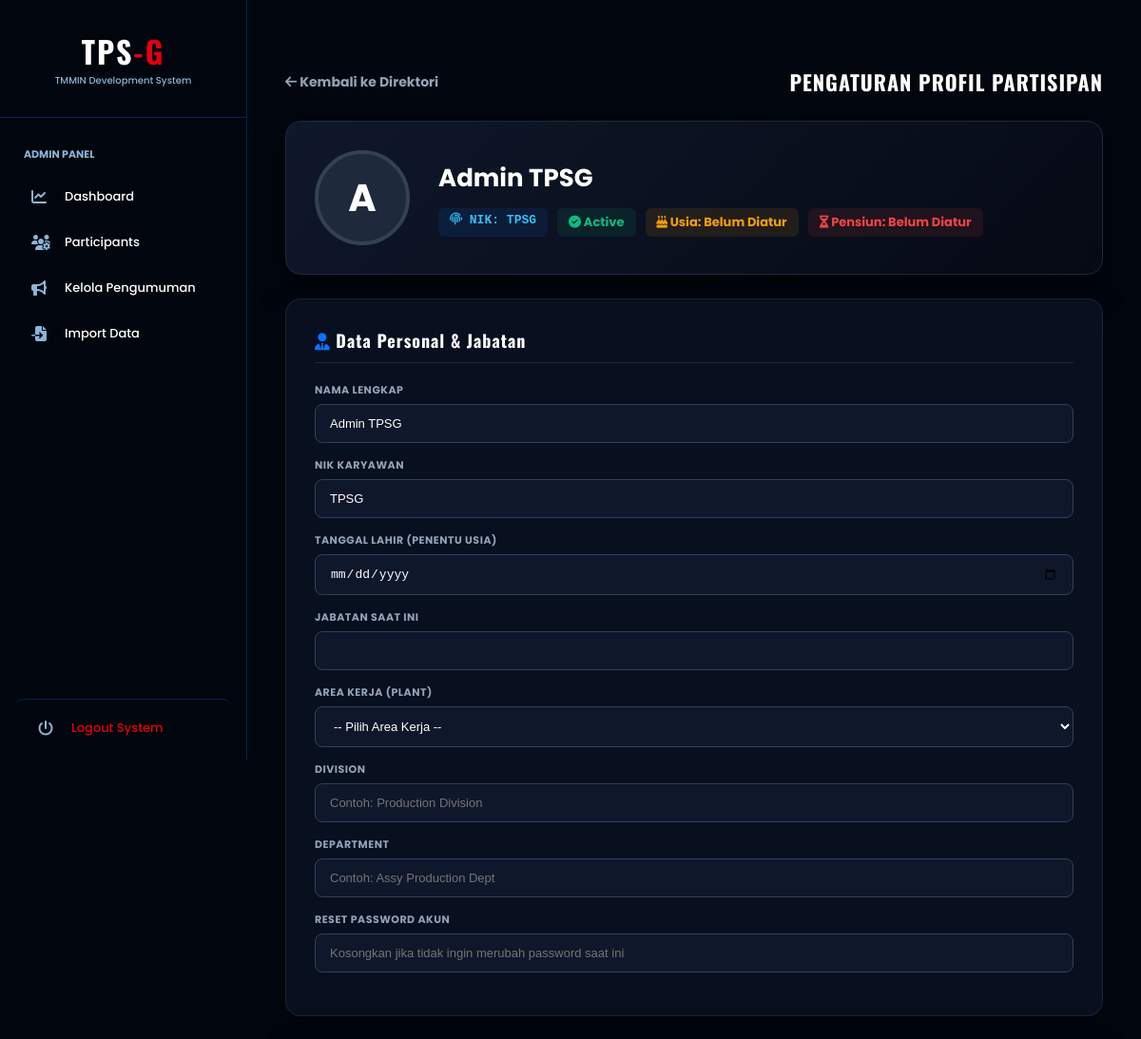
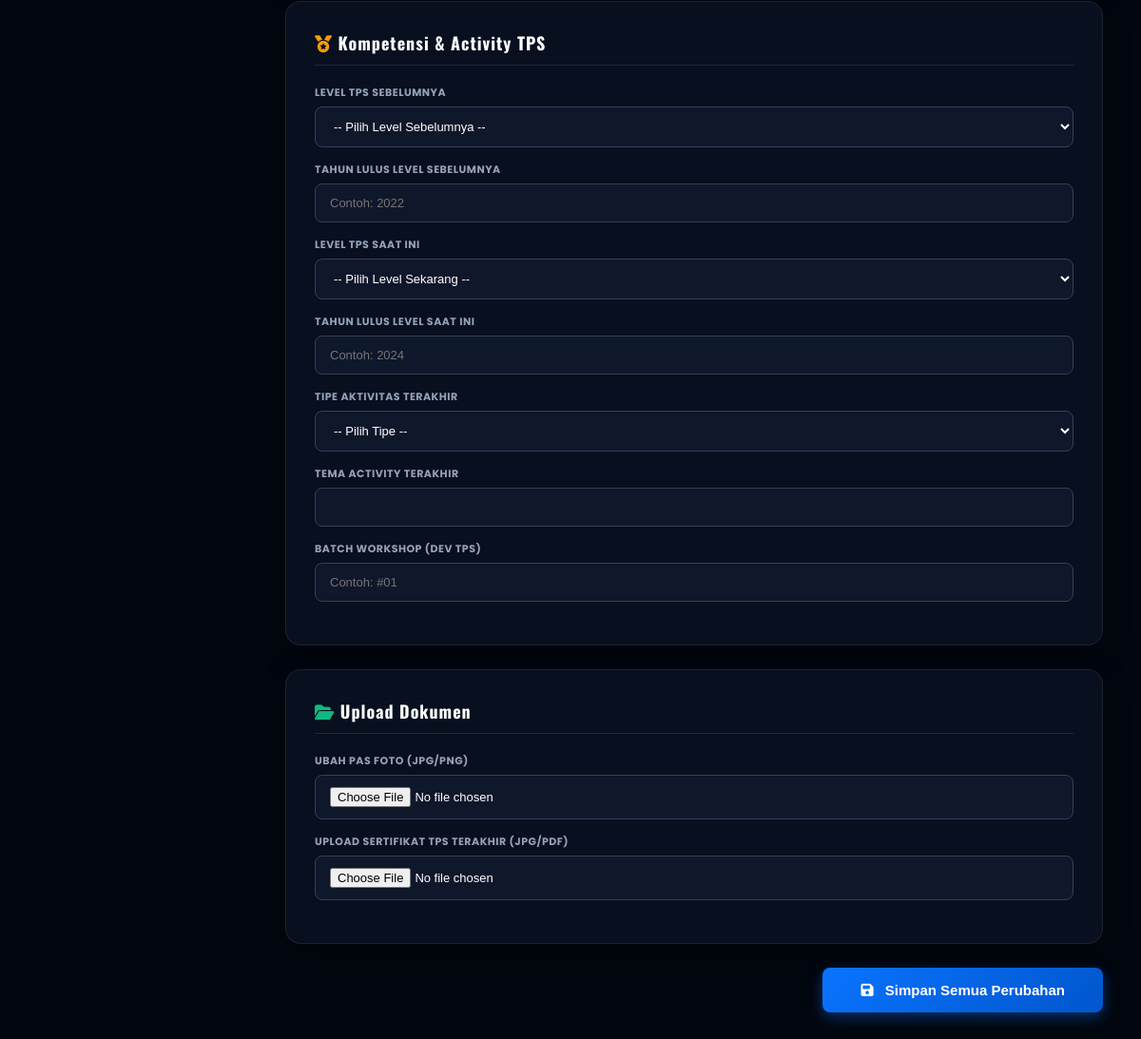
The page /tpsg/employee/1 (signed in) on the database its author committed (2 pictures, top to bottom).
### app/models/employee.py (models this page shows)
class Employee(db.Model):
    __tablename__ = 'employees'
    id = db.Column(db.Integer, primary_key=True)
    name = db.Column(db.String(100), nullable=False)
    username = db.Column(db.String(20), unique=True, nullable=False) # NIK
    birth_date = db.Column(db.Date)
    position = db.Column(db.String(50))
    photo = db.Column(db.String(500), nullable=True)
    certificate = db.Column(db.String(100))
    current_tps_level = db.Column(db.String(50))
    previous_tps_level = db.Column(db.String(50))
    tahun_lulus_terakhir = db.Column(db.String(20), nullable=True)
    tahun_lulus_saat_ini = db.Column(db.String(20), nullable=True)
    last_activity_theme = db.Column(db.String(200))
    last_activity_type = db.Column(db.String(50))
    batch = db.Column(db.String(50), nullable=True)
    registration_year = db.Column(db.Integer, default=lambda: datetime.utcnow().year)
    status = db.Column(db.String(20), default='pending')
    plant_id = db.Column(db.Integer, db.ForeignKey('plants.id'))
    division_id = db.Column(db.Integer, db.ForeignKey('divisions.id'))
    department_id = db.Column(db.Integer, db.ForeignKey('departments.id'))
    workshop_activities = db.relationship('WorkshopActivity', backref='employee_data', lazy=True, cascade="all, delete-orphan")
    workshop_evaluations = db.relationship('WorkshopEvaluation', backref='employee', lazy=True, cascade="all, delete-orphan")

### app/routes/tpsg.py (the view, shortened to what this page needs)
@tpsg.route('/employee/<int:id>', methods=['GET', 'POST'])
@login_required
@tpsg_required
def detail_employee(id):
    employee = Employee.query.get_or_404(id)
    return render_template('tpsg/detail_employee.html', employee=employee, emp=employee)

### app/routes/tpsg.py (called while the page is built)
def tpsg_required(f):
    @wraps(f)
    def decorated_function(*args, **kwargs):
        if not current_user.is_authenticated or current_user.role != 'tpsg':
            flash('Akses ditolak.', 'danger')
            return redirect(url_for('auth.login'))
        return f(*args, **kwargs)
    return decorated_function

### app/templates/tpsg/detail_employee.html (shortened to what this page needs)
{% extends "base.html" %}
{% block content %}
{% set umur_ns = namespace(value=0, pensiun=0) %}
{% if emp.birth_date %}
{% set birth_year = emp.birth_date.year %}
{% set current_year = 2026 %}
{% set umur_ns.value = current_year - birth_year %}
{% set umur_ns.pensiun = birth_year + 55 %}
{% endif %}
<div style="max-width: 1000px; margin: 30px auto;">
    <div style="display: flex; justify-content: space-between; align-items: center; margin-bottom: 25px;">
        <a href="{{ url_for('tpsg.employees') }}"
            style="color: #94a3b8; text-decoration: none; font-size: 14px; font-weight: bold; transition: 0.3s;"><i
                class="fas fa-arrow-left"></i> Kembali ke Direktori</a>
        <h3 style="font-family: 'Oswald', sans-serif; color: #fff; margin: 0; letter-spacing: 1px; font-size: 22px;">
            PENGATURAN PROFIL PARTISIPAN</h3>
    </div>
    <div
        style="background: linear-gradient(135deg, #0f172a 0%, #050a14 100%); padding: 30px; border-radius: 16px; border: 1px solid #1e293b; display: flex; align-items: center; gap: 30px; margin-bottom: 25px; box-shadow: 0 10px 30px rgba(0,0,0,0.5);">
        {% if emp.photo %}
        <img src="{{ emp.photo if emp.photo.startswith('http') else url_for('static', filename='uploads/photos/' + emp.photo) }}"
            style="width: 100px; height: 100px; border-radius: 50%; object-fit: cover; border: 4px solid #0A74FF;">
        {% else %}
        <div
            style="width: 100px; height: 100px; border-radius: 50%; background: #1e293b; display: flex; align-items: center; justify-content: center; font-size: 40px; font-weight: bold; color: #fff; border: 4px solid #334155;">
            {{ emp.name[0] | upper }}</div>
        {% endif %}
        <div>
            <h2 style="color: #fff; margin: 0 0 12px 0; font-size: 26px;">{{ emp.name }}</h2>
            <div style="display: flex; gap: 10px; flex-wrap: wrap;">
                <span
                    style="background: rgba(10, 116, 255, 0.1); color: #38bdf8; padding: 5px 12px; border-radius: 6px; font-family: monospace; font-weight: bold; font-size: 13px;"><i
                        class="fas fa-fingerprint"></i> NIK: {{ emp.username }}</span>
                <span
                    style="background: rgba(16, 185, 129, 0.1); color: #10b981; padding: 5px 12px; border-radius: 6px; font-weight: bold; font-size: 13px;"><i
                        class="fas fa-check-circle"></i> {{ emp.status | capitalize }}</span>
                <span
                    style="background: rgba(245, 158, 11, 0.1); color: #f59e0b; padding: 5px 12px; border-radius: 6px; font-weight: bold; font-size: 13px;">
                    <i class="fas fa-birthday-cake"></i> Usia: {{ umur_ns.value ~ ' Thn' if emp.birth_date else 'Belum
                    Diatur' }}
                </span>
                <span
                    style="background: rgba(239, 68, 68, 0.1); color: #ef4444; padding: 5px 12px; border-radius: 6px; font-weight: bold; font-size: 13px;">
                    <i class="fas fa-hourglass-half"></i> Pensiun: {{ umur_ns.pensiun if emp.birth_date else 'Belum
                    Diatur' }}
                </span>
            </div>
        </div>
    </div>
    <form action="{{ url_for('tpsg.detail_employee', id=emp.id) }}" method="POST" enctype="multipart/form-data">
        <div class="form-section">
            <h4 class="section-title"><i class="fas fa-user-tie" style="color: #0A74FF;"></i> Data Personal & Jabatan
            </h4>
            <div class="row">
                <div class="col-md-6">
                    <label class="form-label">Nama Lengkap</label>
                    <input type="text" name="name" class="form-control" value="{{ emp.name }}" required>
                </div>
                <div class="col-md-6">
                    <label class="form-label">NIK Karyawan</label>
                    <input type="text" name="username" class="form-control" value="{{ emp.username }}" required>
                </div>
                <div class="col-md-4">
                    <label class="form-label">Tanggal Lahir (Penentu Usia)</label>
                    <input type="date" name="birth_date" class="form-control"
                        value="{{ emp.birth_date.strftime('%Y-%m-%d') if emp.birth_date else '' }}">
                </div>
                <div class="col-md-4">
                    <label class="form-label">Jabatan Saat Ini</label>
                    <input type="text" name="position" class="form-control"
                        value="{{ emp.position if emp.position else '' }}">
                </div>
                <div class="col-md-4">
                    <label class="form-label">Area Kerja (Plant)</label>
                    <select name="plant" class="form-select">
                        <option value="" {% if not emp.plant %}selected{% endif %}>-- Pilih Area Kerja --</option>
                        {% set areas = ['Sunter 1', 'Sunter 2', 'Karawang 1', 'Karawang 2', 'Karawang 3', 'HO (Head
                        Office)'] %}
                    </select>
                </div>
                <div class="col-md-6">
                    <label class="form-label">Division</label>
                    <input type="text" name="division" class="form-control"
                        value="{{ emp.division.name if emp.division else '' }}"
                        placeholder="Contoh: Production Division">
                </div>
                <div class="col-md-6">
                    <label class="form-label">Department</label>
                    <input type="text" name="department" class="form-control"
                        value="{{ emp.department.name if emp.department else '' }}"
                        placeholder="Contoh: Assy Production Dept">
                </div>
                <div class="col-md-12">
                    <label class="form-label">Reset Password Akun</label>
                    <input type="password" name="password" class="form-control"
                        placeholder="Kosongkan jika tidak ingin merubah password saat ini">
                </div>
            </div>
        </div>
        <div class="form-section">
            <h4 class="section-title"><i class="fas fa-medal" style="color: #f59e0b;"></i> Kompetensi & Activity TPS
            </h4>
            <div class="row">
                {% set tps_levels = ['TPS BASIC', 'TPS SW', 'TPS STEP UP', 'TPS ADVANCE', 'TPS KEY PERSON 3', 'TPS KEY
                PERSON 4', 'Belum Ada'] %}
                <div class="col-md-6">
                    <label class="form-label">Level TPS Sebelumnya</label>
                    <select name="previous_tps_level" class="form-select">
                        <option value="">-- Pilih Level Sebelumnya --</option>
                    </select>
                </div>
                <div class="col-md-6">
                    <label class="form-label">Tahun Lulus Level Sebelumnya</label>
                    <input type="text" name="tahun_lulus_terakhir" class="form-control"
                        value="{{ emp.tahun_lulus_terakhir if emp.tahun_lulus_terakhir else '' }}"
                        placeholder="Contoh: 2022">
                </div>
                <div class="col-md-6">
                    <label class="form-label">Level TPS Saat Ini</label>
                    <select name="current_tps_level" class="form-select">
                        <option value="">-- Pilih Level Sekarang --</option>
                    </select>
                </div>
                <div class="col-md-6">
                    <label class="form-label">Tahun Lulus Level Saat Ini</label>
                    <input type="text" name="tahun_lulus_saat_ini" class="form-control"
                        value="{{ emp.tahun_lulus_saat_ini if emp.tahun_lulus_saat_ini else '' }}"
                        placeholder="Contoh: 2024">
                </div>
                <div class="col-md-4">
                    <label class="form-label">Tipe Aktivitas Terakhir</label>
                    <select name="last_activity_type" class="form-select">
                        <option value="">-- Pilih Tipe --</option>
                        {% set act_types = ['Kaizen', 'Jishuken', 'Problem Solving', 'QCC', 'Belum Ada'] %}
                    </select>
                </div>
                <div class="col-md-4">
                    <label class="form-label">Tema Activity Terakhir</label>
                    <input type="text" name="last_activity_theme" class="form-control"
                        value="{{ emp.last_activity_theme if emp.last_activity_theme else '' }}">
                </div>
                <div class="col-md-4">
                    <label class="form-label">Batch Workshop (Dev TPS)</label>
                    <input type="text" name="batch" class="form-control" value="{{ emp.batch if emp.batch else '' }}"
                        placeholder="Contoh: #01">
                </div>
            </div>
        </div>
        <div class="form-section">
            <h4 class="section-title"><i class="fas fa-folder-open" style="color: #10b981;"></i> Upload Dokumen</h4>
            <div class="row">
                <div class="col-md-6">
                    <label class="form-label">Ubah Pas Foto (JPG/PNG)</label>
                    <input type="file" name="photo" class="form-control" accept=".jpg, .jpeg, .png">
                </div>
                <div class="col-md-6">
                    <label class="form-label">Upload Sertifikat TPS Terakhir (JPG/PDF)</label>
                    <input type="file" name="certificate" class="form-control" accept=".jpg, .jpeg, .png, .pdf">
                </div>
            </div>
        </div>
        <div style="text-align: right; margin-bottom: 50px;">
            <button type="submit"
                style="padding: 15px 40px; background: linear-gradient(135deg, #0A74FF 0%, #0056CC 100%); color: #fff; border: none; border-radius: 8px; font-weight: bold; cursor: pointer; font-size: 15px; box-shadow: 0 5px 15px rgba(10, 116, 255, 0.4); transition: 0.3s;">
                <i class="fas fa-save" style="margin-right: 8px;"></i> Simpan Semua Perubahan
            </button>
        </div>
    </form>
</div>
{% endblock %}

### app/templates/base.html (style rules this page uses)
:root { --color-dark: #02060E; --color-blue: #0356C5; --bg-deep-navy: var(--color-dark); --sidebar-bg: rgba(2, 6, 14, 0.98); --card-navy-grad: linear-gradient(160deg, #050a14 0%, #0356C5 120%); --border-glass: rgba(3, 86, 197, 0.4); --accent-cyan: #0A74FF; --text-main: #ffffff; --text-muted: #8bb4d8; --accent-red: #e3000f; --accent-gold: #f59e0b; }
* { box-sizing: border-box; margin: 0; padding: 0; }
body { font-family: 'Poppins', sans-serif !important; font-weight: 500; background: var(--bg-deep-navy); color: var(--text-main); -webkit-font-smoothing: antialiased; }

### app/templates/tpsg/detail_employee.html (style rules this page uses)
.form-section { background: #080f1e; border: 1px solid rgba(255, 255, 255, 0.08); border-radius: 16px; padding: 30px; margin-bottom: 25px; box-shadow: 0 10px 30px rgba(0, 0, 0, 0.3); }
.section-title { font-family: 'Oswald', sans-serif; color: #fff; margin-top: 0; margin-bottom: 20px; letter-spacing: 1px; font-size: 18px; border-bottom: 1px solid #1e293b; padding-bottom: 10px; }
.form-label { color: #94a3b8; font-size: 11px; font-weight: bold; text-transform: uppercase; margin-bottom: 6px; display: block; letter-spacing: 0.5px; }
.form-control, .form-select { width: 100%; background: #0f172a; border: 1px solid #334155; color: #fff; padding: 12px 15px; border-radius: 8px; font-size: 13px; margin-bottom: 15px; transition: 0.3s; }
option { background: #0f172a; color: #fff; padding: 10px; }

### rows shown on the page
Employee: name "A", name "Admin TPSG", username "TPSG", status "Active", birth_date "Belum Diatur"
